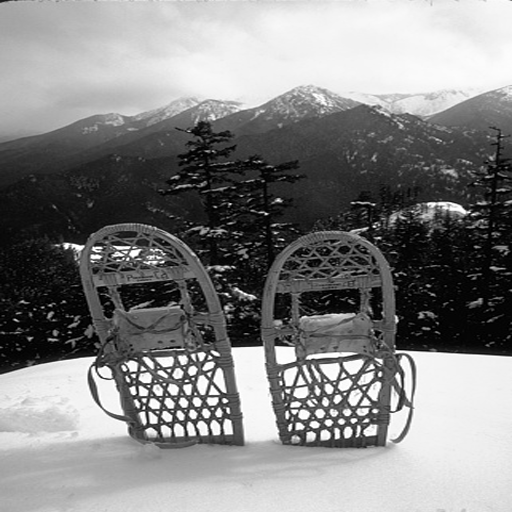
#> input picture sample_images/0000.bmp, 512 x 512 px; the run also reads 2 pictures not shown here
$ python test.py
#> lines starting #> are read from the running program, lines starting #| are printed output that depends on the picture
#> (reads src/polymer.npy from the repository)
#> (reads src/utilities/watermark.npy from the repository)
### src/detection_polymer.py
import numpy as np
import pywt
import cv2
from matplotlib import pyplot as plt
from scipy.signal import convolve2d
import sys

# Global parameters
BLOCK_SIZE = 8       # Block size for DWT (Discrete Wavelet Transform)
ALPHA = 18.8         # Scaling factor for watermark embedding

THRESHOLD_TAU = 0.65    # Similarity threshold to determine if an attack was successful
WPSNR_THRESHOLD = 35    # Threshold for wPSNR (Weighted Peak Signal-to-Noise Ratio)

# Predefined spirals used for embedding and extracting the watermark
spiral1 =  [(64, 64), (48, 49), (66, 95), (87, 33), (20, 71), (106, 91), (50, 11), (37, 117), (124, 43), (2, 39), (94, 128), (143, 81), (53, 150), (133, 6), (132, 131), (0, 141), (166, 51), (87, 169), (168, 112), (24, 176), (171, 8), (132, 169), (195, 74), (64, 199), (176, 149), (205, 26), (116, 204), (212, 109), (31, 218), (169, 188), (231, 56), (87, 233)]
spiral2 =  [(192, 64), (176, 49), (194, 95), (215, 33), (148, 71), (234, 91), (178, 11), (165, 117), (130, 39), (222, 128), (125, 103), (181, 150), (99, 61), (128, 141), (105, 4), (215, 169), (85, 98), (152, 176), (73, 33), (90, 143), (192, 199), (54, 76), (115, 186), (244, 204), (54, 129), (159, 218), (32, 45), (76, 182), (215, 233), (23, 102), (119, 226), (22, 4)]
spiral3 =  [(64, 192), (48, 177), (66, 223), (87, 161), (20, 199), (106, 219), (50, 139), (37, 245), (124, 171), (2, 167), (86, 121), (143, 209), (16, 123), (133, 134), (60, 94), (166, 179), (119, 96), (168, 240), (19, 84), (171, 136), (85, 66), (195, 202), (156, 91), (39, 52), (205, 154), (121, 52), (212, 237), (194, 100), (70, 28), (231, 184), (161, 51), (10, 24)]
spiral4 =  [(192, 192), (176, 177), (194, 223), (215, 161), (148, 199), (234, 219), (178, 139), (165, 245), (130, 167), (214, 121), (125, 231), (144, 123), (99, 189), (188, 94), (105, 132), (247, 96), (85, 226), (147, 84), (73, 161), (213, 66), (102, 94), (54, 204), (167, 52), (60, 125), (113, 57), (32, 173), (198, 28), (62, 85), (23, 230), (138, 24), (22, 132), (237, 15)]
spiral5 =  [(128, 128), (112, 113), (130, 159), (151, 97), (84, 135), (170, 155), (114, 75), (101, 181), (188, 107), (66, 103), (158, 192), (150, 57), (61, 167), (207, 145), (80, 59), (117, 214), (197, 70), (35, 125), (196, 195), (124, 30), (64, 205), (230, 115), (41, 68), (151, 233), (183, 32), (21, 162), (232, 176), (83, 20), (88, 240), (235, 72), (9, 97), (196, 233)]

# List of spirals to be checked later for detection
spirals = [spiral1, spiral2, spiral3, spiral4, spiral5]

def extract_watermark(original_image, watermarked_image, coordinates):
    """
    Extracts the watermark from an image using DWT, SVD, and given spiral coordinates.

    Args:
    original_image: The original image before watermarking.
    watermarked_image: The watermarked image.
    coordinates: The coordinates of the spiral used for embedding.

    Returns:
    extracted_watermark: The extracted watermark as an array of singular values.
    """

    block_size = BLOCK_SIZE
    alpha = ALPHA

    # Initialize the watermarks
    watermark_1 = np.zeros(1024, dtype=np.float64)
    watermark_2 = np.zeros(1024, dtype=np.float64)

    # Apply wavelet to the original and watermarked block
    Coefficients_ori = pywt.dwt2(original_image, wavelet='haar')
    LL_ori, (LH_ori, HL_ori, HH_ori) = Coefficients_ori
    Coefficients_wm = pywt.dwt2(watermarked_image, wavelet='haar')
    LL_wm, (LH_wm, HL_wm, HH_wm) = Coefficients_wm

    # Extract watermark 1 from the first 16 positions of the spiral
    for i, (x, y) in enumerate(coordinates[:16]):
        original_block_LH = LH_ori[x:x+block_size, y:y+block_size]
        original_block_HL = HL_ori[x:x+block_size, y:y+block_size]
        original_block_HH = HH_ori[x:x+block_size, y:y+block_size]

        watermarked_block_LH = LH_wm[x:x+block_size, y:y+block_size]
        watermarked_block_HL = HL_wm[x:x+block_size, y:y+block_size]
        watermarked_block_HH = HH_wm[x:x+block_size, y:y+block_size]

        # Calculate the normalized difference for each sub-block
        diff_LH = (abs((watermarked_block_LH - original_block_LH) / alpha)).flatten()
        diff_HL = (abs((watermarked_block_HL - original_block_HL) / alpha)).flatten()
        diff_HH = (abs((watermarked_block_HH - original_block_HH) / alpha)).flatten()

        # Average the differences to obtain watermark 1
        watermark_1[i*64:(i+1)*64] = np.clip(np.mean([diff_LH, diff_HL, diff_HH], axis=0), 0, 1)

    # Extract watermark 2 from the last 16 positions of the spiral
    for i, (x, y) in enumerate(coordinates[16:32]):
        original_block_LH = LH_ori[x:x+block_size, y:y+block_size]
        original_block_HL = HL_ori[x:x+block_size, y:y+block_size]
        original_block_HH = HH_ori[x:x+block_size, y:y+block_size]

        watermarked_block_LH = LH_wm[x:x+block_size, y:y+block_size]
        watermarked_block_HL = HL_wm[x:x+block_size, y:y+block_size]
        watermarked_block_HH = HH_wm[x:x+block_size, y:y+block_size]

        # Calculate the normalized difference for each sub-block
        diff_LH = (abs((watermarked_block_LH - original_block_LH) / alpha)).flatten()
        diff_HL = (abs((watermarked_block_HL - original_block_HL) / alpha)).flatten()
        diff_HH = (abs((watermarked_block_HH - original_block_HH) / alpha)).flatten()

        # Average the differences to obtain watermark 2
        watermark_2[i*64:(i+1)*64] = np.clip(np.mean([diff_LH, diff_HL, diff_HH], axis=0), 0, 1)

    # Average the two watermarks to obtain the final watermark
    extracted_watermark = (watermark_1 + watermark_2) / 2

    return extracted_watermark


def find_differences(image1, image2):
    """
    Finds the coordinates where two images differ.

    Args:
    image1: The first image.
    image2: The second image.

    Returns:
    differences: An array of coordinates where the two images differ.
    """
    differences = np.argwhere(image1 != image2)
    return differences

def check_spiral_for_differences(differences, spiral):
    """
    Return number of spiral point equal to the predefinited spiral

    Args:
    differences: Coordinates where the images differ.
    spiral: The predefined spiral coordinates.

    Returns:
    Number of matching coordinates
    """
    matching_coords = 0
    # Count how many of the difference points match spiral points
    for diff in differences:
        if tuple(diff) in spiral:
            matching_coords += 1

    return matching_coords

def wpsnr(img1, img2):
    """
    Calculates the Weighted Peak Signal-to-Noise Ratio (wPSNR) between two images.

    Args:
    img1: The first image.
    img2: The second image.

    Returns:
    The wPSNR value between the two images.
    """
    img1 = np.float32(img1) / 255.0
    img2 = np.float32(img2) / 255.0

    difference = img1 - img2

    # If there is no difference, return an arbitrarily high wPSNR value
    same = not np.any(difference)
    if same:
        return 9999999

    # Assuming a CSF (Contrast Sensitivity Function) is saved as a CSV file
    csf = np.genfromtxt('csf.csv', delimiter=',')
    ew = convolve2d(difference, np.rot90(csf, 2), mode='valid')

    decibels = 20.0 * np.log10(1.0 / np.sqrt(np.mean(np.mean(ew ** 2))))
    return decibels

def similarity(X, X_star):
    """
    Computes the similarity measure between the original and the new watermarks.
    Returns 0 if the denominator is zero to avoid NaN values.

    Args:
    X: The original watermark.
    X_star: The extracted watermark from the attacked image.

    Returns:
    The similarity score.
    """

    # Computes the similarity measure between the original and the new watermarks.
    norm_X = np.sqrt(np.sum(np.multiply(X, X)))
    norm_X_star = np.sqrt(np.sum(np.multiply(X_star, X_star)))

    if norm_X == 0 or norm_X_star == 0:
        return 0.0

    s = np.sum(np.multiply(X, X_star)) / (norm_X * norm_X_star)
    return s

def detection(original_image_path, watermarked_image_path, attacked_image_path):
    """
    Compares the extracted watermarks from the watermarked and attacked images.

    Args:
    original_image_path: Path to the original image.
    watermarked_image_path: Path to the watermarked image.
    attacked_image_path: Path to the attacked image.

    Returns:
    A tuple (output1, output2) indicating whether the attack was successful and the wPSNR value.
    """
#> called with original_image_path = '../sample_images/0000.bmp', watermarked_image_path = 'watermarkedA.bmp', attacked_image_path = 'watermarkedB.bmp'
    original_image = cv2.imread(original_image_path, 0)  # Load original image
#> original_image is the input picture: shape (512, 512); min 0, max 255, mean 131
    watermarked_image = cv2.imread(watermarked_image_path, 0)  # Load watermarked image
    attacked_image = cv2.imread(attacked_image_path, 0)  # Load attacked image

    Coefficients_ori = pywt.dwt2(original_image, wavelet='haar')
    LL_ori, (LH_ori, HL_ori, HH_ori) = Coefficients_ori
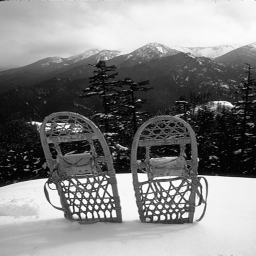
#> LL_ori: shape (256, 256) float64; min 0, max 510, mean 262; drawn with min black and max white
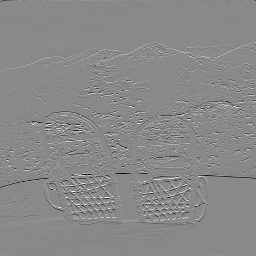
#> LH_ori: shape (256, 256) float64; min -196, max 167.5, mean 0; drawn with min black and max white
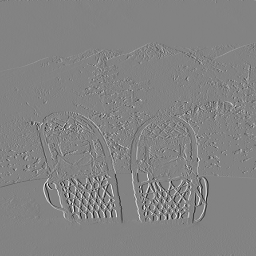
#> HL_ori: shape (256, 256) float64; min -137, max 129, mean -0.1; drawn with min black and max white
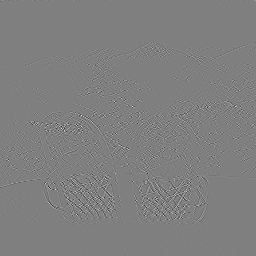
#> HH_ori: shape (256, 256) float64; min -65.5, max 65.5, mean 0; drawn with min black and max white
    Coefficients_wm = pywt.dwt2(watermarked_image, wavelet='haar')
    LL_wm, (LH_wm, HL_wm, HH_wm) = Coefficients_wm
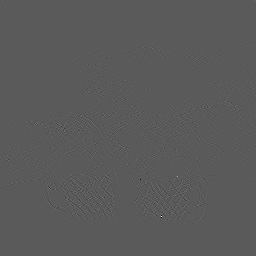
#> HH_wm: shape (256, 256) float64; min -138, max 250.5, mean 0; drawn with min black and max white

    # Find the coordinates where the original and watermarked images differ
    differences = find_differences(LH_ori, LH_wm)
#> in find_differences, `differences = np.argwhere(image1 != image2)`: differences = 123 pairs, first value 53 to 248, second value 51 to 246

    # Identify which spiral has the maximum matching points based on the differences
    max_matching_points = 0
    spiral_index = None

    for idx, spiral in enumerate(spirals):
        matching_points = check_spiral_for_differences(differences, spiral)

        if matching_points > max_matching_points:
            max_matching_points = matching_points
            spiral_index = idx
#> this loop made 5 passes
#> (matching_points, max_matching_points) on passes 1, 4: (1, 1), (16, 16)
#> matching_points on passes 2, 3, 5: 0, 0, 0
#> after the loop, max_matching_points = 16; spiral_index = 3

    # Raise an error if no matching spiral is found
    if spiral_index is None:
        output1 = 0
        return output1, wpsnr(watermarked_image, attacked_image)

    used_spiral = spirals[spiral_index]
#> used_spiral = 32 pairs, first value 22 to 247, second value 15 to 245

    # Extract watermark from the watermarked image using the detected spiral
    watermark_extracted_from_watermarked = extract_watermark(original_image, watermarked_image, used_spiral)
#> the loop in extract_watermark, `for i, (x, y) in enumerate(coordinates[:16]):` made 16 passes
#> (x, y) on passes 1 to 12: (192, 192), (176, 177), (194, 223), (215, 161), (148, 199), (234, 219), (178, 139), (165, 245), (130, 167), (214, 121), (125, 231), (144, 123)
#> after the loop in extract_watermark, `for i, (x, y) in enumerate(coordinates[:16]):`: watermark_1 = 1024 values, max 1 at index 64, min 0 at index 2, mean 0.00957
#> the loop in extract_watermark, `for i, (x, y) in enumerate(coordinates[16:32]):` made 16 passes
#> (x, y) on passes 1 to 12: (85, 226), (147, 84), (73, 161), (213, 66), (102, 94), (54, 204), (167, 52), (60, 125), (113, 57), (32, 173), (198, 28), (62, 85)
#> after the loop in extract_watermark, `for i, (x, y) in enumerate(coordinates[16:32]):`: watermark_2 = 1024 values, max 0.0532 at index 137, min 0 at index 0, mean 0.000563
#> in extract_watermark, `extracted_watermark = (watermark_1 + watermark_2) / 2`: extracted_watermark = 1024 values, max 0.518 at index 192, min 0 at index 2, mean 0.00507
#> watermark_extracted_from_watermarked has the same summary as extracted_watermark in extract_watermark

    #print("Similarity between original w and extracted w from watermarked: ", similarity(watermark_extracted_from_watermarked, np.load('polymer.npy')))

    # Extract watermark from the attacked image using the same spiral
    watermark_extracted_from_attacked = extract_watermark(original_image, attacked_image, used_spiral)
#> the loop in extract_watermark (call 2), `for i, (x, y) in enumerate(coordinates[:16]):` made 16 passes
#> the loop in extract_watermark (call 2), `for i, (x, y) in enumerate(coordinates[16:32]):` made 16 passes
#> watermark_extracted_from_attacked = 1024 values, max 0.518 at index 192, min 0 at index 2, mean 0.00509

    # Calculate the similarity between the two extracted watermarks
    similarity_w = similarity(watermark_extracted_from_watermarked, watermark_extracted_from_attacked)
#> similarity_w = 1
    #print("Similarity between original w and extracted w from attacked: ", similarity(watermark_extracted_from_attacked, watermark_extracted_from_watermarked))


    # Calculate the wPSNR between the watermarked and attacked images
    wpsnr_value = wpsnr(watermarked_image, attacked_image)
#> in wpsnr, `difference = img1 - img2`:
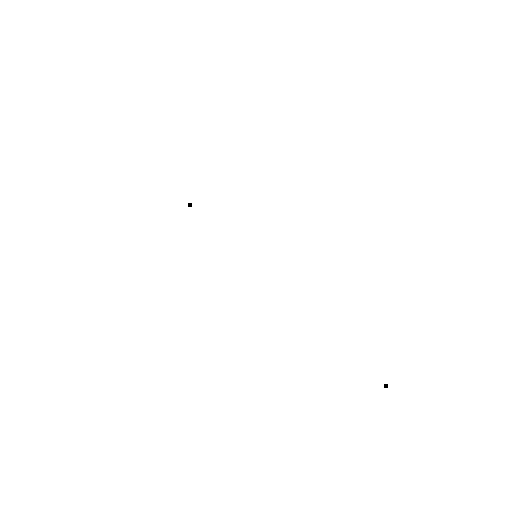
#> difference: shape (512, 512) float32; values -0.00392 (black) and 0 (white), 100% white; 2 black regions (2 under 20 px)
#> in wpsnr, `same = not np.any(difference)`: same = False

    # Determine if the attack was successful based on similarity and wPSNR

    if(similarity_w >= THRESHOLD_TAU):
        output1 = 1 # watermark found
    else:
        output1 = 0 # watermark not found

    return output1, wpsnr_value # Return result of detection and wPSNR

### src/test.py
import detection_polymer


import time
import cv2
import os
import numpy as np
import pywt
from matplotlib import pyplot as plt
from scipy.signal import convolve2d
from math import sqrt
from scipy.ndimage.filters import gaussian_filter
from scipy.signal import medfilt
from scipy.fft import dct, idct
import math
from cv2 import resize
from sklearn.metrics import roc_curve, auc

def similarity(X, X_star):
    """
    Computes the similarity measure between the original and the new watermarks.
    Returns 0 if the denominator is zero to avoid NaN values.

    Args:
    X: The original watermark.
    X_star: The extracted watermark from the attacked image.

    Returns:
    The similarity score.
    """

    # Computes the similarity measure between the original and the new watermarks.
    norm_X = np.sqrt(np.sum(np.multiply(X, X)))
    norm_X_star = np.sqrt(np.sum(np.multiply(X_star, X_star)))

    if norm_X == 0 or norm_X_star == 0:
        return 0.0

    s = np.sum(np.multiply(X, X_star)) / (norm_X * norm_X_star)
    return s

def jpeg_compression(img, QF):
    import cv2
    cv2.imwrite('tmp.jpg', img, [int(cv2.IMWRITE_JPEG_QUALITY), QF])
    attacked = cv2.imread('tmp.jpg', 0)
    os.remove('tmp.jpg')
    return attacked


def blur(img, sigma):
    attacked = gaussian_filter(img, sigma)
    return attacked

print(detection_polymer.similarity(np.load('polymer.npy'), np.load('utilities/watermark.npy')))
#> (the run stopped early here; a loop or call above may not have finished)
